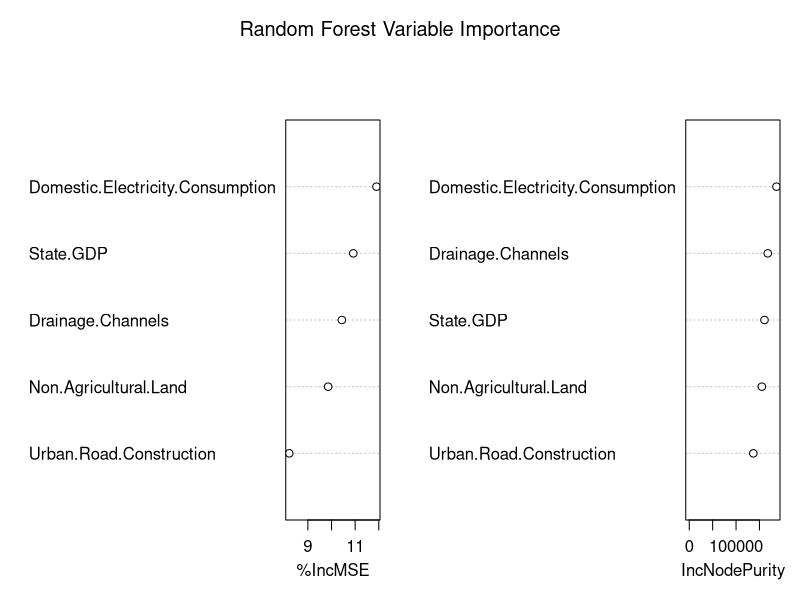
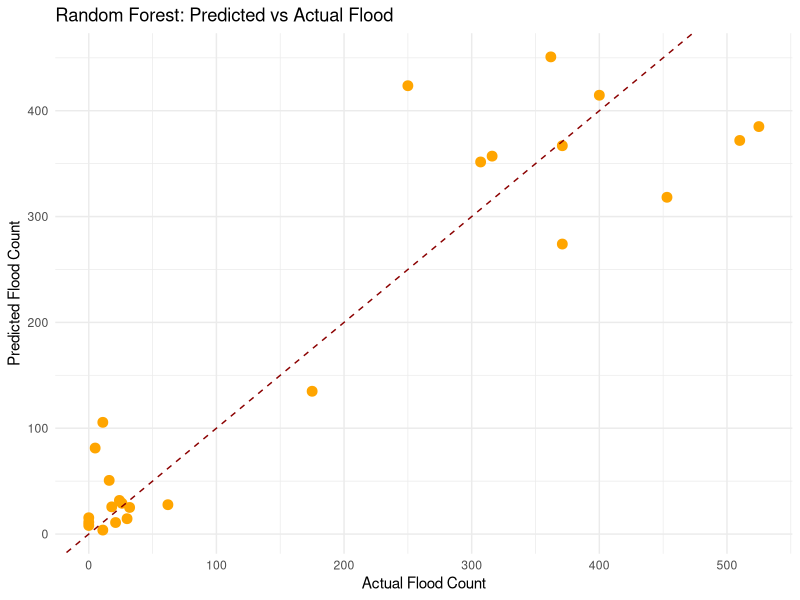
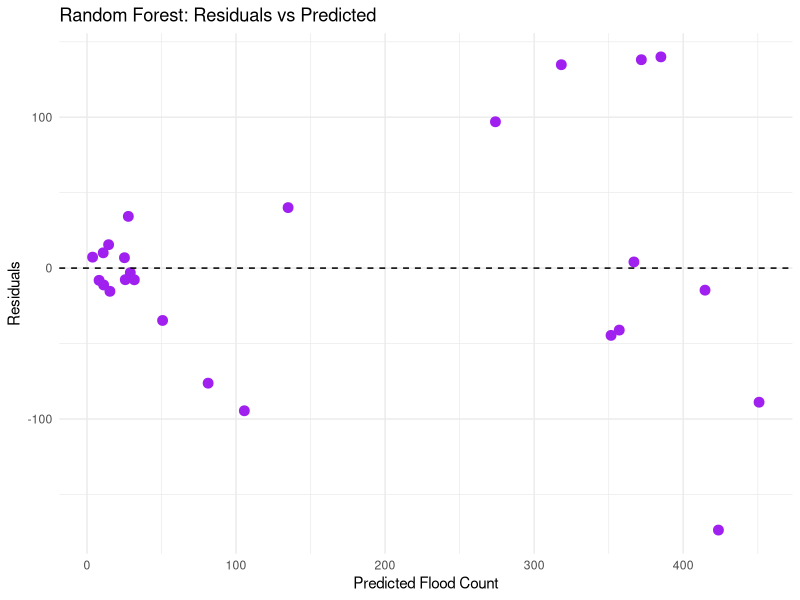
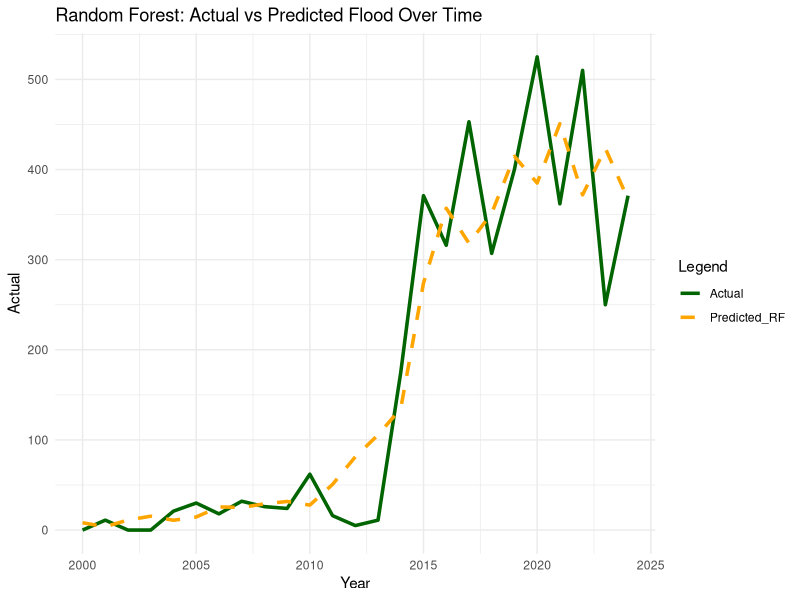

These charts were generated, in order, by the following R code:
library(randomForest)
library(ggplot2)
library(dplyr)

df <- read.csv("final_data.csv")
vars <- c("Flood", "State.GDP", "Domestic.Electricity.Consumption", "Drainage.Channels", "Non.Agricultural.Land", "Urban.Road.Construction")
df <- df[, vars]

# Normalize all except Flood
normalize <- function(x) (x - min(x)) / (max(x) - min(x))
df_norm <- df
df_norm[,-1] <- lapply(df[,-1], normalize)

set.seed(2025)

# Fit Random Forest
rf_model <- randomForest(Flood ~ ., data = df_norm[, 1:6], importance = TRUE, ntree = 500)
rf_model  # % variance explained = 85.2

# Predictions + Residuals
df_norm$RF_Predicted <- predict(rf_model)
df_norm$RF_Residuals <- df_norm$Flood - df_norm$RF_Predicted
library(Metrics)
rmse(df_norm$Flood, df_norm$RF_Predicted) # RMSE = 71.5

# Variable Importance Plot
varImpPlot(rf_model, main = "Random Forest Variable Importance")

# Predicted vs Actual (Scatter)
ggplot(df_norm, aes(x = Flood, y = RF_Predicted)) +
  geom_point(color = "orange", size = 3) +
  geom_abline(slope = 1, intercept = 0, linetype = "dashed", color = "darkred") +
  labs(title = "Random Forest: Predicted vs Actual Flood",
       x = "Actual Flood Count", y = "Predicted Flood Count") +
  theme_minimal()

# 5. Residuals Plot
ggplot(df_norm, aes(x = RF_Predicted, y = RF_Residuals)) +
  geom_point(color = "purple", size = 3) +
  geom_hline(yintercept = 0, linetype = "dashed") +
  labs(title = "Random Forest: Residuals vs Predicted", x = "Predicted Flood Count", y = "Residuals") +
  theme_minimal()

# Observed vs Predicted Over Time
df_line_rf <- data.frame(Year = 2000:2024, Actual = df_norm$Flood, Predicted_RF = df_norm$RF_Predicted)

ggplot(df_line_rf, aes(x = Year)) +
  geom_line(aes(y = Actual, color = "Actual"), size = 1.2) +
  geom_line(aes(y = Predicted_RF, color = "Predicted_RF"), size = 1.2, linetype = "dashed") +
  scale_color_manual(values = c("Actual" = "darkgreen", "Predicted_RF" = "orange")) +
  labs(title = "Random Forest: Actual vs Predicted Flood Over Time", color = "Legend") +
  theme_minimal()
